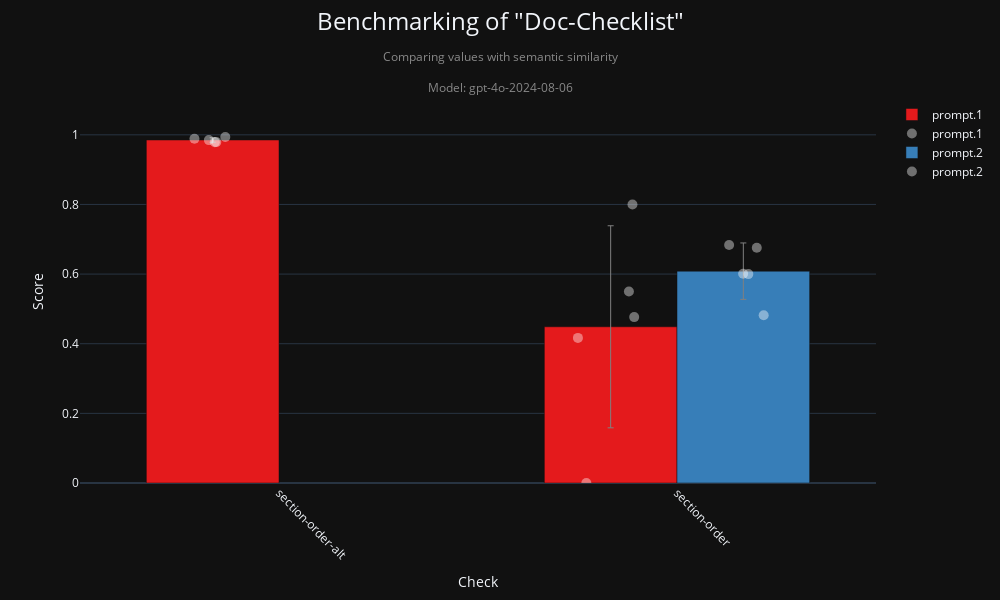

The notebook cell this image was saved under:
### Code cell
fig, df_data = checklist_visualization(
    "doc-checklist",
    metric="semantic_similarity",
    model=MODEL,
    aggregation_level=0
)
fig.show()

### Figure 1 — Plotly figure (JSON) as saved in the notebook; plotly's stock layout.template omitted (floating-point values rounded to 4 significant figures)
{"data": [{"error_y": {"array": [0.006458, 0.2902], "color": "grey", "thickness": 1, "type": "data", "visible": true, "width": 3}, "hoverinfo": "text", "hovertext": ["Check: section-order-alt<br>Average Score: 0.985<br>Prompt: prompt.1<br>Num Points: 5", "Check: section-order<br>Average Score: 0.449<br>Prompt: prompt.1<br>Num Points: 5"], "marker": {"color": "rgb(228,26,28)"}, "name": "prompt.1", "showlegend": true, "type": "bar", "width": 0.3333, "x": [-0.1667, 0.8333], "y": [0.9851, 0.4486]}, {"hovertext": ["10.1038_embor.2009.217", "EMBOJ-2024-119734R", "EMBOR-2025-61250V2", "EMM-2025-21341", "EMM-2025-21532", "10.1038_embor.2009.217", "EMBOJ-2024-119734R", "EMBOR-2025-61250V2", "EMM-2025-21341", "EMM-2025-21532"], "marker": {"color": "white", "line": {"color": "white", "width": 0}, "opacity": 0.4, "size": 10}, "mode": "markers", "name": "prompt.1", "showlegend": true, "type": "scatter", "x": [-0.1762, -0.2124, -0.1349, -0.1575, -0.1612, 0.8792, 0.751, 0.8924, 0.8881, 0.7722], "y": [0.9848, 0.9889, 0.9939, 0.979, 0.979, 0.55, 0.4168, 0.4764, 0.8, 0.0]}, {"error_y": {"array": [0.08109], "color": "grey", "thickness": 1, "type": "data", "visible": true, "width": 3}, "hoverinfo": "text", "hovertext": ["Check: section-order<br>Average Score: 0.608<br>Prompt: prompt.2<br>Num Points: 5"], "marker": {"color": "rgb(55,126,184)"}, "name": "prompt.2", "showlegend": true, "type": "bar", "width": 0.3333, "x": [1.167], "y": [0.6084]}, {"hovertext": ["10.1038_embor.2009.217", "EMBOJ-2024-119734R", "EMBOR-2025-61250V2", "EMM-2025-21341", "EMM-2025-21532"], "marker": {"color": "white", "line": {"color": "white", "width": 0}, "opacity": 0.4, "size": 10}, "mode": "markers", "name": "prompt.2", "showlegend": true, "type": "scatter", "x": [1.166, 1.131, 1.2, 1.179, 1.218], "y": [0.601, 0.6835, 0.6756, 0.6, 0.4818]}], "layout": {"barmode": "group", "height": 600, "title": {"font": {"size": 24}, "text": "Benchmarking of \"Doc-Checklist\"<br><span style=\"font-size: 0.5em; color: #888;\">Comparing values with semantic similarity</span><br><span style=\"font-size: 0.5em; color: #888;\">Model: gpt-4o-2024-08-06</span>", "x": 0.5, "y": 0.95}, "width": 1000, "xaxis": {"range": [-0.5, 1.5], "tickangle": 45, "ticktext": ["section-order-alt", "section-order"], "tickvals": [0, 1], "title": {"text": "Check"}}, "yaxis": {"range": [0, 1.1], "title": {"text": "Score"}}}}
